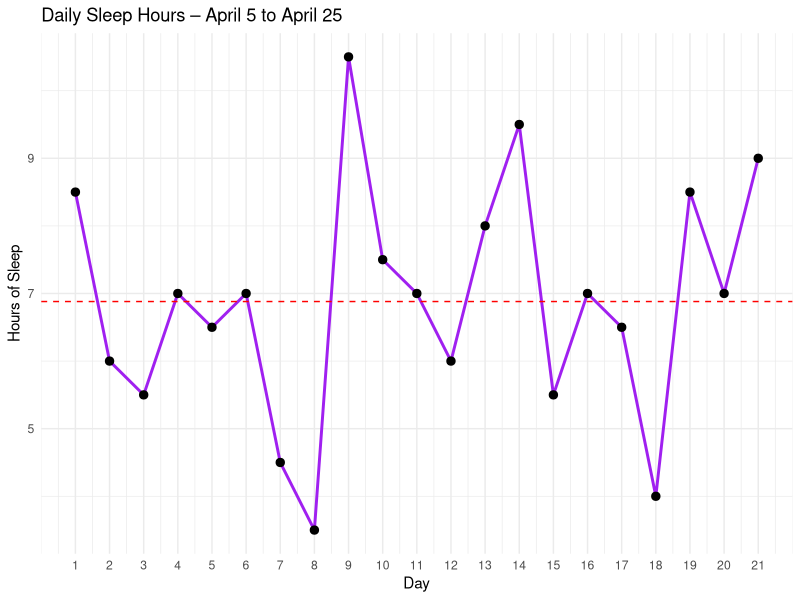
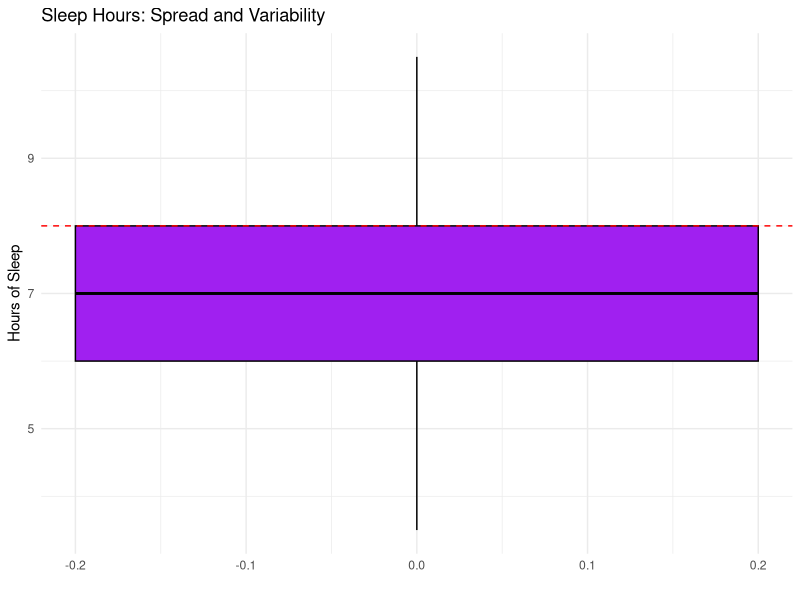
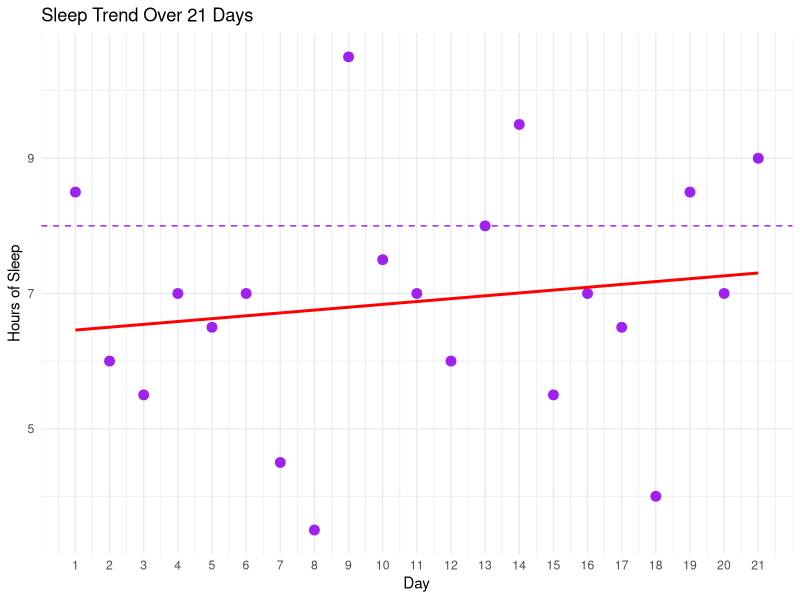

Here is the R script that generated these plots, in order:
## ---- chunk 1
knitr::opts_chunk$set(echo = TRUE)
## ---- chunk 2
# Load library
library(ggplot2)
library(readxl)
## ---- chunk 3
#data
sleep_data <- read_excel("sleep_data.xlsx", range = "A1:B22")
## ---- chunk 4
summary(sleep_data$sleep_hours)
sd(sleep_data$sleep_hours)
## ---- chunk 5
# Line Graph
ggplot(sleep_data, aes(x = day, y = sleep_hours)) +
  geom_line(color = "purple", size = 1) +
  geom_point(color = "black", size = 2.5) +
  geom_hline(yintercept = mean(sleep_data$sleep_hours),
             linetype = "dashed", color = "red") +
  labs(
    title = "Daily Sleep Hours – April 5 to April 25",
    x = "Day",
    y = "Hours of Sleep"
  ) +
  scale_x_continuous(breaks = 1:21) +
  theme_minimal()
## ---- chunk 6
#BoxPlot
ggplot(sleep_data, aes(y = sleep_hours)) +
  geom_boxplot(fill = "purple", color = "black", width = 0.4) +
  geom_hline(yintercept = 8, linetype = "dashed", color = "red") +
  labs(
    title = "Sleep Hours: Spread and Variability",
    x = " ",
    y = "Hours of Sleep"
  ) +
  theme_minimal() 
## ---- chunk 7
#Scatterplot
ggplot(sleep_data, aes(x = day, y = sleep_hours)) +
  geom_point(color = "purple", size = 3) +
  geom_smooth(method = "lm", color = "red", se = FALSE) +
  geom_hline(yintercept = 8, linetype = "dashed", color = "purple") +
  labs(
    title = "Sleep Trend Over 21 Days",
    x = "Day",
    y = "Hours of Sleep"
  ) +
  scale_x_continuous(breaks = 1:21) +
  theme_minimal()
## ---- chunk 8
t.test(sleep_data$sleep_hours, mu = 8, alternative = "two.sided")
